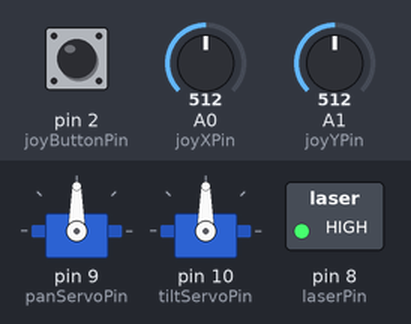
Recording of a sketch running on a simulated Arduino Uno, built with avr-gcc and run on an emulated ATmega328P. Shown: 2 × servo, switched loads named in the sketch (green lamp = pin HIGH). The test bench sets the inputs (shaded band); at power-on: A0 (joyXPin) = 512, A1 (joyYPin) = 512, pin 2 (joyButtonPin) HIGH.

Above: at 1.2 s.
1.3 s: A0 (joyXPin) set to 689
2.8 s: A0 (joyXPin) set to 712
At 5.4 s:
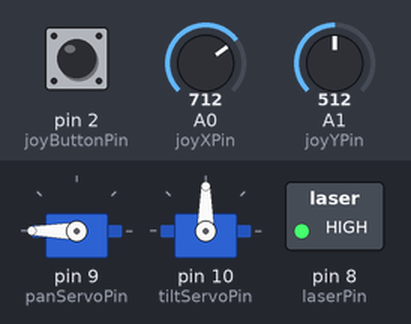
5.8 s: A1 (joyYPin) set to 290
At 6.7 s:
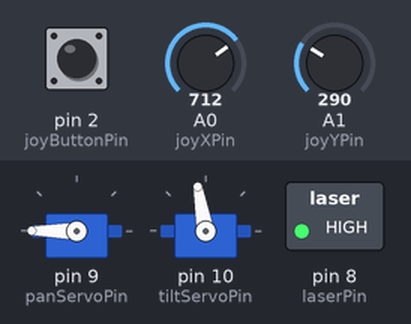
7.3 s: A0 (joyXPin) set to 311
8.8 s: A0 (joyXPin) set to 289
At 9.26 s:
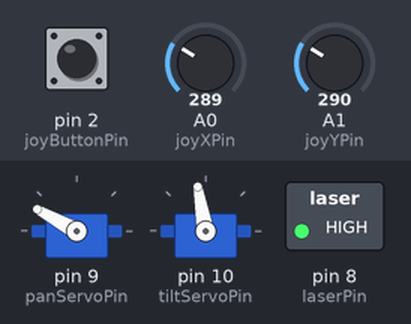
11.8 s: pin 2 (joyButtonPin) pulled LOW for 0.15 s
At 12.2 s:
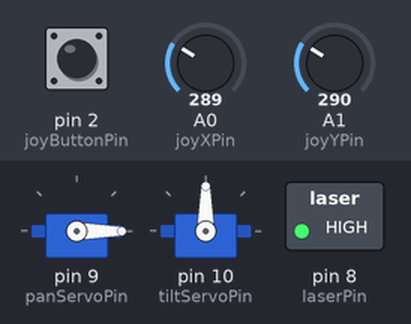
Timing chart, 0 to 14.4 s (numbered marks = the images above; inputs shaded):
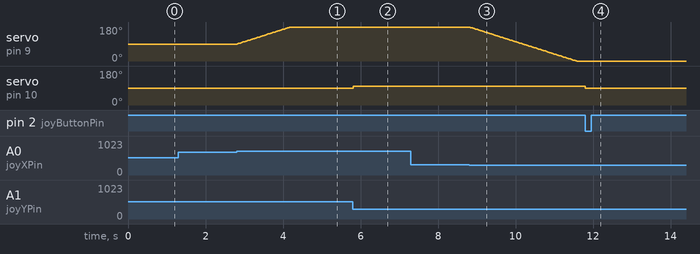

Measured:
- the behaviour switches between 700 and 701 on A0 (joyXPin) (found by bisection; images 0 and 1)
- the behaviour switches between 300 and 299 on A0 (joyXPin) (found by bisection; images 2 and 3)
- after the input at 1.3 s, every drawn part: stays the same
- after the input at 2.8 s, servo on pin 9 (panServoPin): moves from 90° to 180° over 1.4 s, starting at once
- after the input at 5.8 s, servo on pin 10 (tiltServoPin): 90° → 100° at once
- after the input at 7.3 s, every drawn part: stays the same
- after the input at 8.8 s, servo on pin 9 (panServoPin): moves from 180° to 0° over 2.8 s, starting at once
- after the input at 11.8 s, servo on pin 10 (tiltServoPin): 100° → 90° at once

The sketch:

Laser.ino
```cpp
#include <Servo.h>

// --- PIN DEFINITIONS ---
const int joyXPin = A0;      // Joystick X
const int joyYPin = A1;      // Joystick Y
const int joyButtonPin = 2;  // Joystick Button (Press down)
const int panServoPin = 9;   // X-Axis (180 degree motor)
const int tiltServoPin = 10; // Y-Axis (360 degree motor)
const int laserPin = 8;      // Laser / LED

Servo panServo;
Servo tiltServo;

// --- CALIBRATION ---
int panAngle = 90; // Start centered
int tiltStopValue = 90; // The value that forces your 360 motor to sit still

// --- STATE VARIABLES ---
bool isManualMode = true;
bool lastButtonState = HIGH;

void setup() {
  Serial.begin(9600);

  panServo.attach(panServoPin);
  tiltServo.attach(tiltServoPin);

  pinMode(laserPin, OUTPUT);
  pinMode(joyButtonPin, INPUT_PULLUP);

  digitalWrite(laserPin, HIGH); // Turn laser/LED on

  // Center servos on boot
  panServo.write(panAngle);
  tiltServo.write(tiltStopValue);
}

void loop() {
  // --- 1. HANDLE BUTTON PRESS (MODE SWITCHING) ---
  bool currentButtonState = digitalRead(joyButtonPin);
  if (currentButtonState == LOW && lastButtonState == HIGH) {
    isManualMode = !isManualMode;
    tiltServo.write(tiltStopValue); // Force Y-axis to stop during transition
    delay(200); // Debounce delay
  }
  lastButtonState = currentButtonState;

  // --- 2. MANUAL MODE (JOYSTICK) ---
  if (isManualMode) {
    int joyX = analogRead(joyXPin);
    int joyY = analogRead(joyYPin);

    // X-Axis (180 motor): Reversed for proper Left/Right
    if (joyX > 700 && panAngle < 180) panAngle++;
    if (joyX < 300 && panAngle > 0) panAngle--;
    panServo.write(panAngle);

    // Y-Axis (360 motor): Reversed for proper Up/Down
    if (joyY > 700) {
      tiltServo.write(tiltStopValue - 10);
    } else if (joyY < 300) {
      tiltServo.write(tiltStopValue + 10);
    } else {
      tiltServo.write(tiltStopValue);      // STOP when joystick is centered
    }

    delay(15); // Smoothness delay
  }

  // --- 3. AUTO MODE (FACE TRACKING) ---
  else {
    if (Serial.available() > 0) {
      int targetPan = Serial.parseInt();       // X command (position)
      int targetTiltSpeed = Serial.parseInt(); // Y command (speed)

      if (Serial.read() == '\n') {
        // Move 180 motor to position
        panAngle = constrain(targetPan, 0, 180);
        panServo.write(panAngle);

        // Write the speed command to the 360 motor
        tiltServo.write(targetTiltSpeed);
      }
    }
  }
}
```
